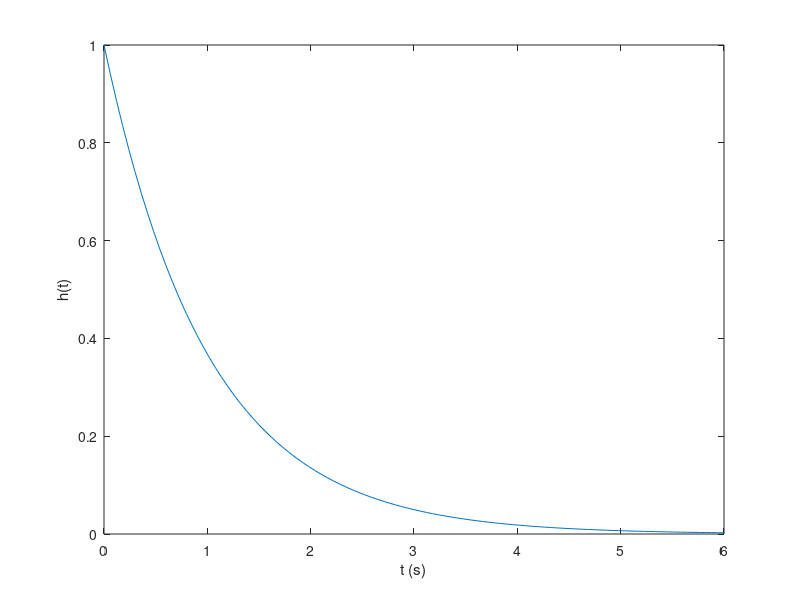
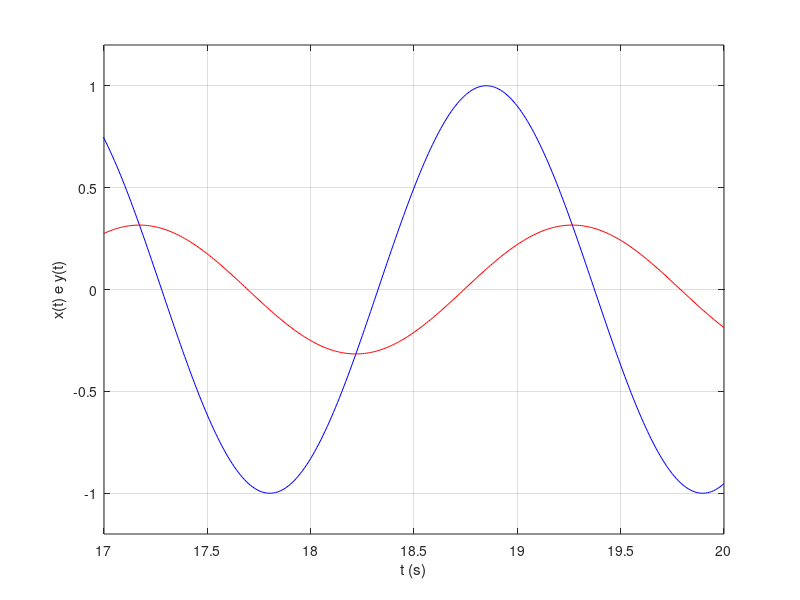

These figures' MATLAB source, in order: (Note: this script raises an error after producing the figures.)
% Simulacoes relativas aa resposta em frequencia de sistemas em tempo
% continue e discreto.
% Video relacionado: https://youtu.be/jYc05vXIRYo

% LAA 14/10/2017

clear
close all

%% o caso em tempo continuo

% o sistema com resposta ao impulso h(t)=exp(-t)u(t) serah definido como
num=1;
den=[1 1];
sys=tf(num,den);
[h,t]=impulse(sys);

% verificacao
figure(1)
set(gca,'FontSize',18)
plot(t,h)
ylabel('h(t)')
xlabel('t (s)')

%%
% entrada senoidal
t=0:0.01:20;
w0=3;
x=cos(w0*t);

% simulacao para entrada senoidal
y=lsim(sys,x,t);

% grafico dos ultimos instantes (regime permanente)
figure(2)
set(gca,'FontSize',18)
plot(t(1700:2001),x(1700:2001),'b',t(1700:2001),y(1700:2001),'r')
grid
ylabel('x(t) e y(t)')
xlabel('t (s)')
axis([17 20 -1.2 1.2])

% determinacao "manual" do ganho em estado estacionario: o maximo da saida
% sobre o maximo da entrada, que eh um.
disp('ganho na frequencia w0')
K=max(y(1700:2001))

% encontrar o defsamento como a "distancia temporal" dos picos
picoX=find(x(1800:2001)==max(x(1800:2001)));
picoY=find(y(1800:2001)==max(y(1800:2001)));
dif=(picoX-picoY)*0.01;

% o periodo eh
T=2*pi/w0;
% portanto a fase eh em radianos. O sinal negativo indica que o sinal de
% saida esta *atrasado* em relacao aa entrada.
disp('fase em radianos')
fase=2*pi*dif/T

% determinacao do ganho e fase diretamente da resposta em frequencia:
j=sqrt(-1);

disp('ganho na frequencia w0')
KH=abs(1/(j*w0+1))
disp('fase em radianos na frequencia w0')
faseH=phase(1/(j*w0+1))

%% o caso em tempo discreto

% entrada senoidal
k=1:1000;
w0=pi/10;
x=cos(w0*k);

% simulacao do sistema para entrada senoidal
% condicoes iniciais nulas
y(1)=0;
y(2)=0;
for n=3:length(k)
  y(n)=(3/4)*y(n-1)-(1/8)*y(n-2)+2*x(n);
end;

% grafico dos ultimos instantes (regime permanente)
figure(3)
set(gca,'FontSize',18)
stem(k(970:1000),x(970:1000),'b');
hold on
stem(k(970:1000),y(970:1000),'r')
hold off
grid
ylabel('x(n) e y(n)')
xlabel('n')
axis([970 1000 -5.2 5.2])

% determinacao "manual" do ganho em estado estacionario: o maximo da saida
% sobre o maximo da entrada, que eh um.
disp('ganho na frequencia w0')
Kd=max(y(970:990))

% encontrar o defsamento como a "distancia" em amostras dos picos
picoXd=find(x(970:990)==max(x(970:990)));
picoYd=find(y(970:990)==max(y(970:990)));
difd=(picoXd-picoYd);

% o periodo eh
N=2*pi/w0;
% O sinal negativo indica que o sinal de
% saida esta *atrasado* em relacao aa entrada.
disp('fase')
fase=2*pi*difd/N

% determinacao do ganho e fase diretamente da resposta em frequencia:
j=sqrt(-1);

disp('ganho na frequencia w0')
KHd=abs(2/(1-(3/4)*exp(-j*w0)+(1/8)*exp(-j*2*w0)))
disp('fase em radianos na frequencia w0')
faseHd=phase(2/(1-(3/4)*exp(-j*w0)+(1/8)*exp(-j*2*w0)))
